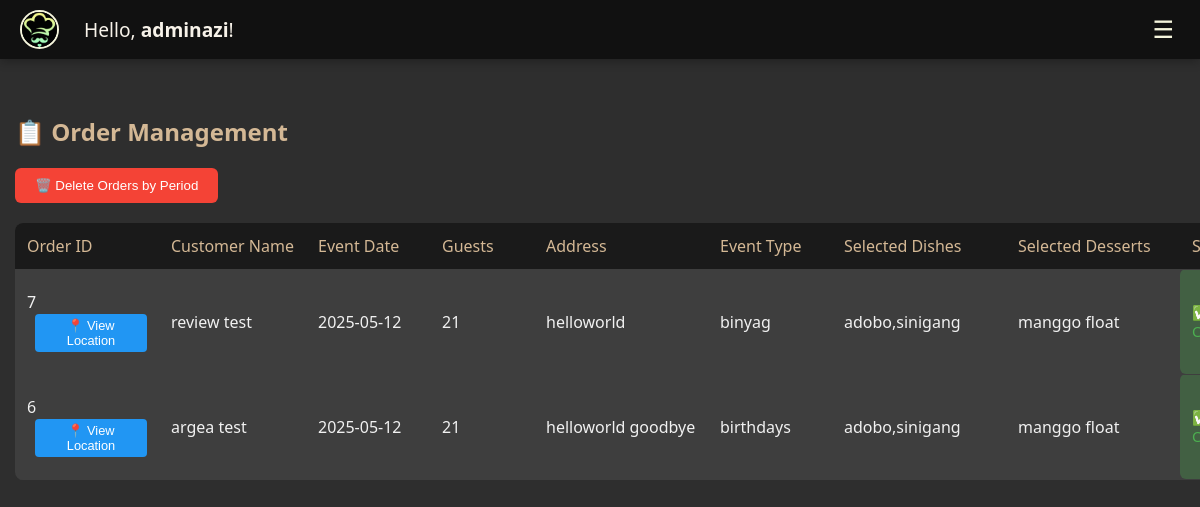
The page /admin_home.php (signed in) on the database its author committed.
### tables this page shows
CREATE TABLE `registertb` (
  `userid` int(10) UNSIGNED NOT NULL,
  `name` varchar(255) DEFAULT NULL,
  `username` varchar(255) DEFAULT NULL,
  `contact` varchar(20) DEFAULT NULL,
  `password` varchar(255) DEFAULT NULL,
  `checkpass` varchar(255) DEFAULT NULL,
  `role` varchar(20) DEFAULT 'user'
);

CREATE TABLE `orders` (
  `id` int(11) NOT NULL,
  `package_id` int(11) NOT NULL,
  `customer_name` varchar(255) NOT NULL,
  `address` text NOT NULL,
  `event_type` varchar(255) NOT NULL,
  `guest_count` int(11) NOT NULL,
  `selected_dishes` text DEFAULT NULL,
  `selected_desserts` text DEFAULT NULL,
  `lat` decimal(10,7) DEFAULT NULL,
  `lng` decimal(10,7) DEFAULT NULL,
  `created_at` timestamp NOT NULL DEFAULT current_timestamp(),
  `order_date` date DEFAULT NULL,
  `user_id` int(11) NOT NULL,
  `status` varchar(255) DEFAULT NULL,
  `payment_method` varchar(255) DEFAULT NULL,
  `reviews` text DEFAULT NULL,
  `rating` int(10) DEFAULT NULL,
  `total_price` int(10) DEFAULT NULL
);

### admin_home.php (the view, shortened to what this page needs)
<?php
include('connection.php');
$user_id = $_SESSION['user_id'];
$query = "SELECT name FROM registertb WHERE userid = ?";
$stmt = $conn->prepare($query);
$stmt->bind_param("i", $user_id);
$stmt->execute();
$result = $stmt->get_result();
$user = $result->fetch_assoc();
if ($user) {
    $user_name = $user['name'];
} else {
    $user_name = "Admin";
}
?>
<!DOCTYPE html>
<html lang="en">
<head>
</head>
<body>
<nav class="navbar">
    <div class="navbar-left">
        <img src="logo.jfif" alt="Logo" class="logo-img">
        <?php if (!empty($user_name)) {
            echo "<span class='greeting'>Hello, <strong>$user_name</strong>!</span>";
        } ?>
    </div>
    <button class="menu-toggle" onclick="toggleMenu()">☰</button>
</nav>
<div class="container">
    <h2>📋 Order Management</h2>
    <div style="margin-bottom: 20px;">
        <button onclick="openDeleteOptionsModal()" style="background-color: #f44336; color: white; padding: 10px 20px; border: none; border-radius: 6px; cursor: pointer; font-weight: 500;">
            🗑️ Delete Orders by Period
        </button>
    </div>
<?php
$order_query = "SELECT * FROM orders ORDER BY created_at DESC, order_date DESC";
$result = $conn->query($order_query);
?>
    <table>
        <tr>
            <th>Order ID</th>
            <th>Customer Name</th>
            <th>Event Date</th>
            <th>Guests</th>
            <th>Address</th>
            <th>Event Type</th>
            <th>Selected Dishes</th>
            <th>Selected Desserts</th>
            <th>Status</th>
        </tr>
        <?php while ($row = $result->fetch_assoc()): ?>
            <tr class="<?php
                if ($row['status'] === 'done') echo 'status-done';
                elseif ($row['status'] === 'paid') echo 'status-paid';
                else echo 'status-pending';
            ?>">
                <td>
                    <?= htmlspecialchars($row['id']) ?>
                    <button class="location-btn" onclick="showLocation(<?= $row['lat'] ?>, <?= $row['lng'] ?>, '<?= htmlspecialchars($row['address']) ?>')">
                        📍 View Location
                    </button>
                </td>
                <td><?= htmlspecialchars($row['customer_name']) ?></td>
                <td><?= htmlspecialchars($row['order_date']) ?></td>
                <td><?= htmlspecialchars($row['guest_count']) ?></td>
                <td><?= htmlspecialchars($row['address']) ?></td>
                <td><?= htmlspecialchars($row['event_type']) ?></td>
                <td><?= htmlspecialchars($row['selected_dishes']) ?></td>
                <td><?= htmlspecialchars($row['selected_desserts']) ?></td>
                <td class="status-cell <?php
                    if ($row['status'] === 'done') echo 'done';
                    elseif ($row['status'] === 'paid') echo 'paid';
                    else echo 'pending';
                ?>">
                    <?php if ($row['status'] === 'done'): ?>
                        <span>✅ Order Completed</span>
                    <?php elseif ($row['status'] === 'paid'): ?>
                        <span>✔ Paid</span>
                    <?php elseif ($row['status'] === 'pending payment' && $row['payment_method'] === 'GCash'): ?>
                        <span>⏳ Pending GCash Payment</span>
                    <?php elseif (!empty($row['payment_method'])): ?>
                        <span>⏳ Awaiting Confirmation</span>
                    <?php else: ?>
                        <span>⏳ Pending</span>
                    <?php endif; ?>
                </td>
            </tr>
        <?php endwhile; ?>
    </table>
</div>
</body>
</html>

### admin_home.php (style rules this page uses)
body { margin: 0; font-family: 'Segoe UI', sans-serif; background-color: #2e2e2e; color: #f1f1f1; position: relative; }
.navbar { background-color: #111; display: flex; align-items: center; justify-content: space-between; padding: 10px 20px; box-shadow: 0 2px 10px rgba(0,0,0,0.3); position: fixed; top: 0; left: 0; right: 0; z-index: 1000; }
.navbar-left { display: flex; align-items: center; }
.greeting { font-size: 1.2rem; color: #f7f2e9; margin-left: 15px; }
.logo-img { width: 35px; height: 35px; border-radius: 50%; object-fit: cover; margin-right: 10px; border: 2px solid beige; }
.container { max-width: 1200px; margin: 80px auto 20px; padding: 15px; position: relative; overflow-x: auto; }
h2 { color: #d4b895; margin-bottom: 20px; }
table { width: 100%; border-collapse: collapse; background-color: #3e3e3e; border-radius: 8px; overflow: hidden; margin-bottom: 20px; min-width: 1200px; }
th, td { padding: 12px; text-align: left; border-bottom: 1px solid #3e3e3e; }
th { background-color: #1a1a1a; color: #d4b895; font-weight: 500; position: sticky; top: 0; white-space: nowrap; }
th:nth-child(1), td:nth-child(1) { min-width: 120px; }
th:nth-child(2), td:nth-child(2) { min-width: 120px; }
th:nth-child(3), td:nth-child(3) { min-width: 100px; }
th:nth-child(4), td:nth-child(4) { min-width: 80px; }
th:nth-child(5), td:nth-child(5) { min-width: 150px; }
th:nth-child(6), td:nth-child(6) { min-width: 100px; }
th:nth-child(7), td:nth-child(7) { min-width: 150px; }
th:nth-child(8), td:nth-child(8) { min-width: 150px; }
th:nth-child(9), td:nth-child(9) { min-width: 120px; }
td button { background-color: #d4b895; color: #222; border: none; padding: 6px 12px; font-size: 0.9em; font-weight: 500; border-radius: 6px; cursor: pointer; transition: background-color 0.3s ease; }
.status-cell { padding: 8px 12px; border-radius: 6px; font-weight: 500; font-size: 0.9em; }
.status-cell.done { background-color: rgba(76, 175, 80, 0.3); color: #4caf50; }
.location-btn { background-color: #2196F3; color: white; padding: 4px 8px; font-size: 0.8em; margin-left: 8px; border-radius: 4px; cursor: pointer; display: inline-flex; align-items: center; gap: 4px; transition: background-color 0.3s ease; }
.menu-toggle { font-size: 24px; background: none; border: none; color: beige; cursor: pointer; display: block; }

### rows shown on the page
registertb: name "adminazi"
orders: id "7", customer_name "review test", order_date "2025-05-12", guest_count "21", address "helloworld", event_type "binyag", selected_dishes "adobo,sinigang", selected_desserts "manggo float", status "✅ Order Completed"
orders: id "6", customer_name "argea test", order_date "2025-05-12", guest_count "21", address "helloworld goodbye", event_type "birthdays", selected_dishes "adobo,sinigang", selected_desserts "manggo float", status "✅ Order Completed"
